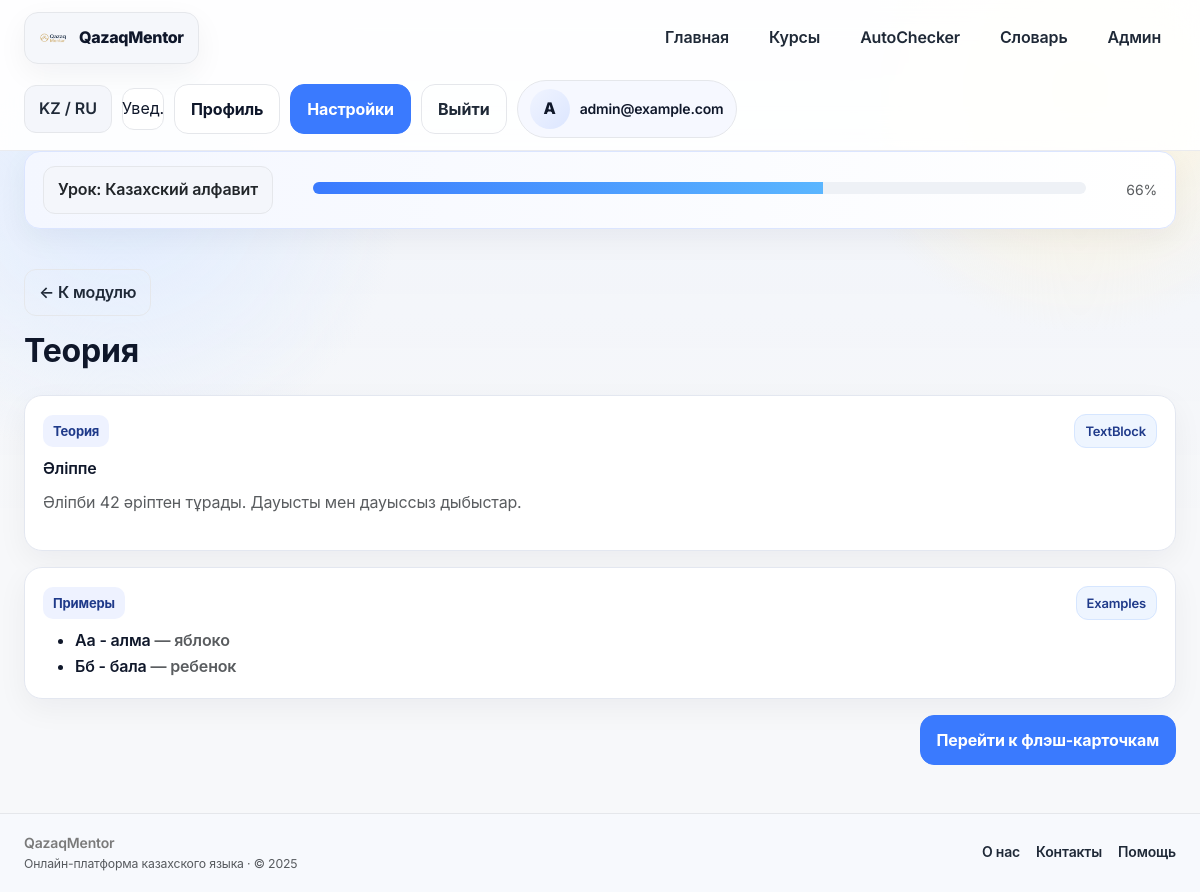
Page /lesson/1 (signed in) on the committed database.
### app/models/__init__.py (models this page shows, shortened)
class User(Base):
    __tablename__ = "users"
    __allow_unmapped__ = True
    id = Column(Integer, primary_key=True, index=True)
    email = Column(String, unique=True, index=True, nullable=False)
    hashed_password = Column(String, nullable=False)
    age = Column(Integer, nullable=False)
    target = Column(String, nullable=False)  # school / general / business
    daily_minutes = Column(Integer, nullable=False, default=10)
    level = Column(String, nullable=True)
    role = Column(String, nullable=False, default="user")
    created_at = Column(DateTime, server_default=func.now(), nullable=False)
    placements: List["PlacementTestResult"] = relationship(
        "PlacementTestResult", back_populates="user", cascade="all, delete-orphan"
    )
    progresses: List["UserProgress"] = relationship(
        "UserProgress", back_populates="user", cascade="all, delete-orphan"
    )

class Lesson(Base):
    __tablename__ = "lessons"
    __allow_unmapped__ = True
    id = Column(Integer, primary_key=True, index=True)
    module_id = Column(Integer, ForeignKey("modules.id"), nullable=False)
    title = Column(String, nullable=False)
    description = Column(Text, nullable=True)
    lesson_type = Column(String, nullable=True)
    estimated_time = Column(Integer, nullable=True)
    difficulty = Column(String, nullable=True)
    age_group = Column(String, nullable=True)  # kids / adult / gov
    order = Column(Integer, nullable=False, default=1)
    module: "Module" = relationship("Module", back_populates="lessons")
    blocks: List["LessonBlock"] = relationship(
        "LessonBlock", back_populates="lesson", cascade="all, delete-orphan", order_by="LessonBlock.order"
    )
    flashcards: List["Flashcard"] = relationship(
        "Flashcard", back_populates="lesson", cascade="all, delete-orphan"
    )
    quizzes: List["Quiz"] = relationship(
        "Quiz", back_populates="lesson", cascade="all, delete-orphan"
    )

class LessonBlock(Base):
    __tablename__ = "lesson_blocks"
    __allow_unmapped__ = True
    id = Column(Integer, primary_key=True, index=True)
    lesson_id = Column(Integer, ForeignKey("lessons.id"), nullable=False)
    block_type = Column(String, nullable=False)
    content = Column(JSON, nullable=False)
    order = Column(Integer, nullable=False, default=1)
    lesson: "Lesson" = relationship("Lesson", back_populates="blocks")

### app/routers/lessons.py (the view)
@router.get("/lesson/{lesson_id}")
async def lesson_page(
    lesson_id: int,
    request: Request,
    db: Session = Depends(get_db),
    view: str = Query("theory"),
    user: models.User = Depends(get_current_user),
):
    lesson = (
        db.query(models.Lesson)
        .options(
            selectinload(models.Lesson.blocks),
            selectinload(models.Lesson.flashcards),
            selectinload(models.Lesson.quizzes),
            selectinload(models.Lesson.module)
            .selectinload(models.Module.course)
            .selectinload(models.Course.modules)
            .selectinload(models.Module.lessons),
            selectinload(models.Lesson.module).selectinload(models.Module.lessons),
        )
        .filter(models.Lesson.id == lesson_id)
        .first()
    )
    if not lesson:
        raise HTTPException(status_code=404, detail="Lesson not found")
    progress_map = {}
    progress = (
        db.query(models.UserProgress)
        .filter(models.UserProgress.user_id == user.id, models.UserProgress.lesson_id == lesson.id)
        .first()
    )
    if not progress:
        progress = models.UserProgress(user_id=user.id, lesson_id=lesson.id, status="in_progress")
        db.add(progress)
        db.commit()
    progress_status = progress.status
    course = (
        db.query(models.Course)
        .options(selectinload(models.Course.modules).selectinload(models.Module.lessons))
        .filter(models.Course.id == lesson.module.course.id)
        .first()
    )
    course = course or lesson.module.course
    lesson_ids = [l.id for m in course.modules for l in m.lessons] if course.modules else []
    if lesson_ids:
        rows = (
            db.query(models.UserProgress)
            .filter(models.UserProgress.user_id == user.id, models.UserProgress.lesson_id.in_(lesson_ids))
            .all()
        )
        progress_map = {row.lesson_id: row.status for row in rows}
    completed = sum(1 for lid in lesson_ids if progress_map.get(lid) == "done") if lesson_ids else 0
    course_progress = int((completed / len(lesson_ids)) * 100) if lesson_ids else 0
    module_lessons = lesson.module.lessons
    module_completed = sum(1 for l in module_lessons if progress_map.get(l.id) == "done") if module_lessons else 0
    module_progress = int((module_completed / len(module_lessons)) * 100) if module_lessons else 0
    lesson_progress_value = 100 if progress_status == "done" else 50 if progress_status == "in_progress" else 0
    template_name = {
        "theory": "lesson_page_theory.html",
        "flashcards": "lesson_page_flashcards.html",
        "tasks": "lesson_page_tasks.html",
    }.get(view, "lesson_page_theory.html")
    response = render_template(
        request,
        template_name,
        {
            "lesson": lesson,
            "progress_status": progress_status,
            "course_progress": course_progress,
            "module_progress": module_progress,
            "lesson_progress": lesson_progress_value,
            "progress_map": progress_map,
        },
    )
    try:
        add_flashcards_to_dictionary(user.id, lesson.module.course.id, lesson.flashcards, db)
    except Exception:
        pass
    return response

### app/templates/lesson_page_theory.html (shortened to what this page needs)
{% extends "base.html" %}
{% block content %}
<div class="lesson-band mb-4">
    <div class="d-flex flex-column flex-md-row align-items-md-center gap-3 justify-content-between">
        <div class="d-flex align-items-center gap-2 flex-wrap">
            <span class="nav-chip text-dark">Урок: {{ lesson.title }}</span>
        </div>
        <div class="flex-grow-1 mx-md-4">
            <div class="progress progress-slim mb-1">
                <div class="progress-bar" role="progressbar" style="width: {{ course_progress }}%;"></div>
            </div>
        </div>
        <div class="small text-muted">{{ course_progress }}%</div>
    </div>
</div>
<section class="page-section">
    <div class="d-flex justify-content-start mb-3">
        <a href="/course/{{ lesson.module.course.slug }}/module/{{ lesson.module.id }}" class="btn-ghost text-decoration-none">← К модулю</a>
    </div>
    <h2 class="fw-bold mb-4">Теория</h2>
    <div class="lesson-block">
        <div class="d-flex justify-content-between align-items-center mb-2">
            <span class="block-label">Теория</span>
            <span class="status-badge info">TextBlock</span>
        </div>
        {% set blocks = lesson.blocks or [] %}
        {% set theory_block = blocks | selectattr('block_type', 'equalto', 'theory') | first %}
        <div class="fw-semibold mb-2">{{ theory_block.content.title if theory_block and theory_block.content.title is defined else lesson.title }}</div>
        <p class="mb-3 text-muted">{{ theory_block.content.text if theory_block else lesson.description }}</p>
    </div>
    <div class="lesson-block">
        <div class="d-flex justify-content-between align-items-center mb-2">
            <span class="block-label">Примеры</span>
            <span class="status-badge info">Examples</span>
        </div>
        {% set example_block = blocks | selectattr('block_type', 'equalto', 'example') | first %}
        {% if example_block %}
            {% set example_rows = example_block.content.rows if example_block.content.rows is defined else example_block.content.examples if example_block.content.examples is defined else [] %}
            {% if example_rows %}
            <ul class="mb-0">
                {% for row in example_rows %}
                {% if row.kz is defined and row.ru is defined %}
                <li class="fw-semibold">{{ row.kz }} <span class="text-muted">— {{ row.ru }}</span></li>
                {% else %}
                <li>{{ row }}</li>
                {% endif %}
                {% endfor %}
            </ul>
            {% else %}
            <p class="mb-0">{{ example_block.content.text if example_block.content.text is defined else "Добавьте примеры в блоке урока." }}</p>
            {% endif %}
        {% else %}
            <p class="mb-0 text-muted">Примеры появятся здесь.</p>
        {% endif %}
    </div>
    <div class="d-flex justify-content-end">
        <a href="/lesson/{{ lesson.id }}?view=flashcards" class="btn btn-primary">Перейти к флэш-карточкам</a>
    </div>
</section>
{% endblock %}

### app/templates/base.html (shortened to what this page needs)
<!DOCTYPE html>
<html lang="kk">
<head>
    <link href="https://cdn.jsdelivr.net/npm/bootstrap@5.3.3/dist/css/bootstrap.min.css" rel="stylesheet">
    <link rel="stylesheet" href="{{ url_for('static', path='css/main.css') }}?v=qm2">
</head>
<body>
{% set current_user = request.state.user or (user if user is defined else None) %}
{% set current_path = request.url.path if request and request.url else '' %}
<header class="app-nav">
    <div class="page-shell nav-inner">
        <a href="/" class="brand-mark">
            <img src="{{ url_for('static', path='img/logo.png') }}" alt="QazaqMentor">
            <span>QazaqMentor</span>
        </a>
        <nav class="nav-links">
            <a class="nav-link {% if current_path == '/' %}active{% endif %}" href="/">Главная</a>
            <a class="nav-link {% if '/courses' in current_path %}active{% endif %}" href="/courses">Курсы</a>
            <a class="nav-link {% if '/autochecker' in current_path %}active{% endif %}" href="/autochecker">AutoChecker</a>
            <a class="nav-link {% if '/vocabulary' in current_path or '/dictionary' in current_path %}active{% endif %}" href="/vocabulary">Словарь</a>
            {% if current_user and current_user.is_admin %}
            <a class="nav-link" href="/admin">Админ</a>
            {% endif %}
        </nav>
        <div class="nav-actions">
            <button class="nav-chip" type="button">KZ / RU</button>
            <button class="icon-button" type="button" aria-label="Уведомления">Увед.</button>
            {% if current_user %}
                <a class="btn btn-outline-dark" href="/profile">Профиль</a>
                <a class="btn btn-primary" href="/settings">Настройки</a>
                <form action="/logout" method="post" class="m-0">
                    <button type="submit" class="btn btn-ghost">Выйти</button>
                </form>
                <div class="profile-chip">
                    <div class="avatar">{{ current_user.email[0]|upper }}</div>
                    <div class="fw-semibold small">{{ current_user.full_name or current_user.email }}</div>
                </div>
            {% else %}
                <a class="btn btn-outline-dark" href="/login">Войти</a>
                <a class="btn btn-primary" href="/signup">Регистрация</a>
            {% endif %}
        </div>
    </div>
</header>
<main class="page-body">
    <div class="page-shell">
        {% block content %}{% endblock %}
    </div>
</main>
<footer class="footer-bar mt-5">
    <div class="page-shell d-flex align-items-center justify-content-between flex-wrap gap-3">
        <div>
            <div class="fw-semibold">QazaqMentor</div>
            <div class="small text-muted">Онлайн-платформа казахского языка · © 2025</div>
        </div>
        <div class="d-flex align-items-center gap-3">
            <a href="#">О нас</a>
            <a href="#">Контакты</a>
            <a href="#">Помощь</a>
        </div>
    </div>
</footer>
</body>
</html>

### rows in the picture
User: email "A", email "admin@example.com"
Lesson: title "Казахский алфавит"
LessonBlock: content "Әліппе", content "Әліпби 42 әріптен тұрады. Дауысты мен дауыссыз дыбыстар."

### other values in the picture
{{ course_progress }} "66"
{{ row.kz }} "Аа - алма" "Бб - бала"
{{ row.ru }} "яблоко" "ребенок"
